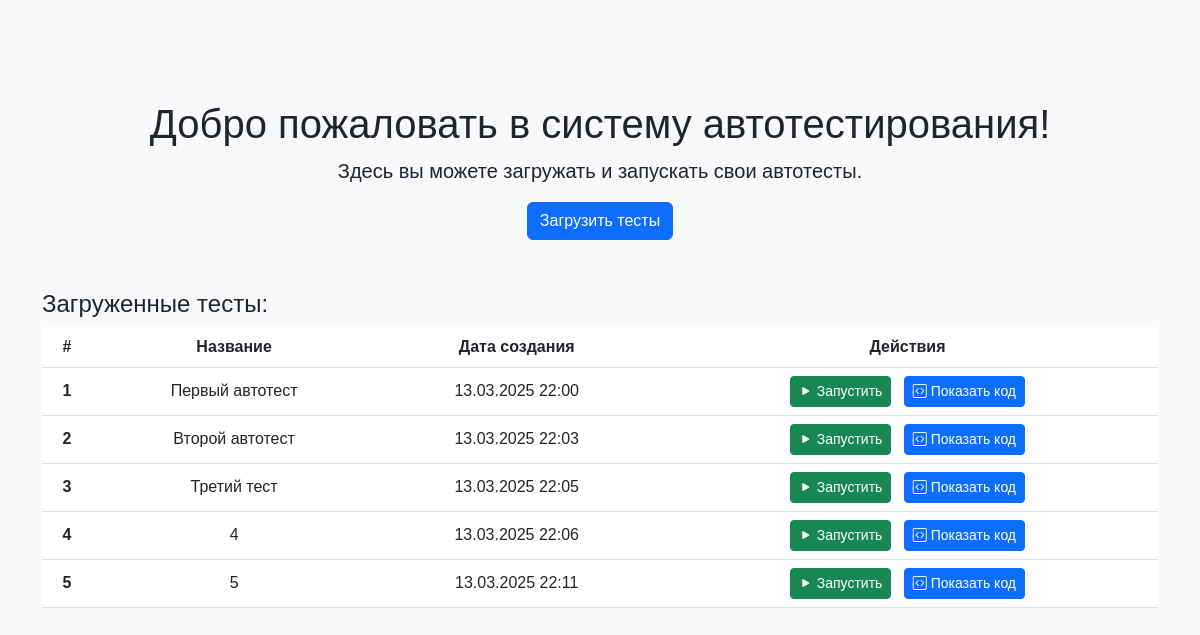
Before: / with the older database file.
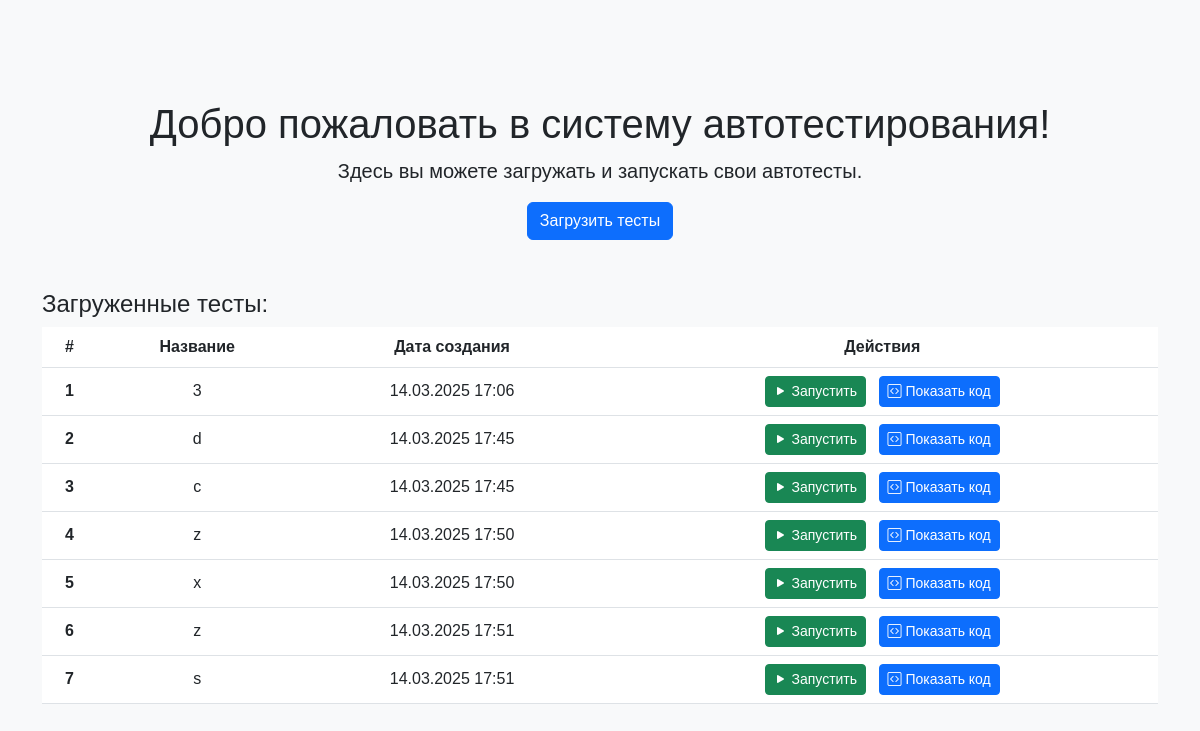
After: the same page with the newer database file.
### saveAutotests/models.py (models this page shows)
class Autotest(models.Model):
    name = models.CharField(max_length=50)
    code = models.TextField()
    created_at = models.DateTimeField(auto_now_add=True)
    updated_at = models.DateTimeField(auto_now=True)
    author = models.ForeignKey(User, on_delete=models.CASCADE, default=None)

### saveAutotests/views.py (the view)
# urls.py: path('', views.index, name='index'),
def index(request):
    tests = Autotest.objects.all()
    context = {
        'tests': tests,  # Передаем переменную tests в шаблон
    }
    return render(request, 'saveAutotests/index.html', context)

### saveAutotests/templates/saveAutotests/index.html (shortened to what this page needs)
<!DOCTYPE html>
<html>
<head>
    <link href="https://cdn.jsdelivr.net/npm/bootstrap@5.3.0/dist/css/bootstrap.min.css" rel="stylesheet">
    <link rel="stylesheet" href="https://cdn.jsdelivr.net/npm/bootstrap-icons@1.10.3/font/bootstrap-icons.css">
    <link href="https://cdnjs.cloudflare.com/ajax/libs/highlight.js/11.8.0/styles/default.min.css" rel="stylesheet">
</head>
<body>
    <div class="container">
        <h1>Добро пожаловать в систему автотестирования!</h1>
        <p class="lead">Здесь вы можете загружать и запускать свои автотесты.</p>
        <a href="{% url 'save_autotests' %}" class="btn btn-primary">Загрузить тесты</a>
        {% if tests %}
            <h4 style="margin-top: 50px; text-align: left;">Загруженные тесты:</h4>
            <div class="table-responsive">
                <table class="table table-hover">
                    <thead>
                        <tr>
                            <th scope="col">#</th>
                            <th scope="col">Название</th>
                            <th scope="col">Дата создания</th>
                            <th scope="col">Действия</th>
                        </tr>
                    </thead>
                    <tbody>
                        {% for test in tests %}
                            <tr>
                                <th scope="row" class="align-middle">{{ forloop.counter }}</th>
                                <td class="align-middle">{{ test.name }}</td>
                                <td class="align-middle">{{ test.created_at|date:"d.m.Y H:i" }}</td>
                                <td class="align-middle">
                                    <a href="{% url 'run_autotest' test.id %}" class="btn btn-success btn-sm me-2">
                                        <i class="bi bi-play-fill"></i> Запустить
                                    </a>
                                    <a href="#" class="btn btn-primary btn-sm" data-bs-toggle="modal" data-bs-target="#codeModal" onclick="showCode('{{ test.code|escapejs }}')">
                                        <i class="bi bi-code-square"></i> Показать код
                                    </a>
                                </td>
                            </tr>
                        {% endfor %}
                    </tbody>
                </table>
            </div>
        {% else %}
            <p class="mt-4">Нет загруженных тестов.</p>
        {% endif %}
    </div>
</body>
</html>

### saveAutotests/templates/saveAutotests/index.html (style rules this page uses)
body { background-color: #f8f9fa; font-family: Arial, sans-serif; }
.container { text-align: center; margin-top: 100px; }
.btn-primary { background-color: #0d6efd; border-color: #0d6efd; }
.btn-success { background-color: #198754; border-color: #198754; }

Changed rows visible on the page:
removed Autotest: name "Первый автотест", created_at "13.03.2025 22:00"
removed Autotest: name "Второй автотест", created_at "13.03.2025 22:03"
removed Autotest: name "Третий тест", created_at "13.03.2025 22:05"
removed Autotest: name "4", created_at "13.03.2025 22:06"
removed Autotest: name "5", created_at "13.03.2025 22:11"
added Autotest: name "3", created_at "14.03.2025 17:06"
added Autotest: name "d", created_at "14.03.2025 17:45"
added Autotest: name "c", created_at "14.03.2025 17:45"
added Autotest: name "z", created_at "14.03.2025 17:50"
added Autotest: name "x", created_at "14.03.2025 17:50"
added Autotest: name "z", created_at "14.03.2025 17:51"
added Autotest: name "s", created_at "14.03.2025 17:51"
